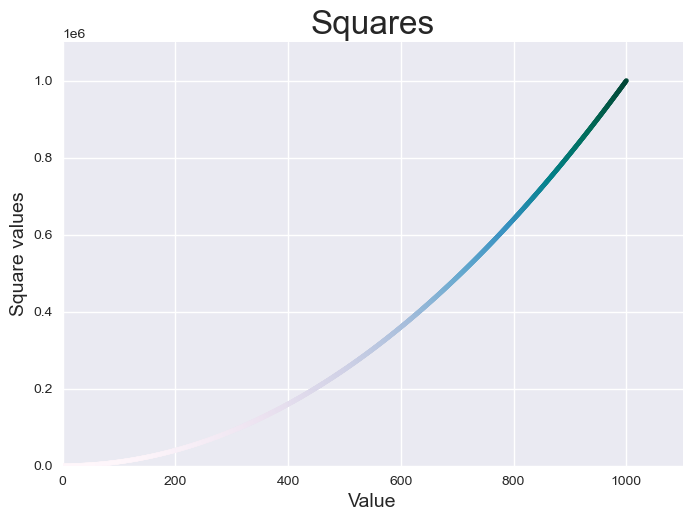

Generate this figure with Python:
import matplotlib.pyplot as plt

x_values = range(1, 1001)
y_values = [x**2 for x in x_values]

plt.style.use('seaborn')
fig, ax = plt.subplots()
ax.scatter(x_values, y_values, c=y_values, cmap=plt.cm.PuBuGn, s=10)
# ax.plot(x_values, y_values, linewidth=1)

"""define chart label and label names"""
ax.set_title("Squares", fontsize=24)
ax.set_xlabel("Value", fontsize=14)
ax.set_ylabel("Square values", fontsize=14)

"""define label size"""
# ax.tick_params(axis='both', labelsize=14)
ax.axis([0, 1100, 0, 1100000])

plt.show()
# plt.savefig('scatter_squares.png', bbox_inches='tight') - optional for a direct save
